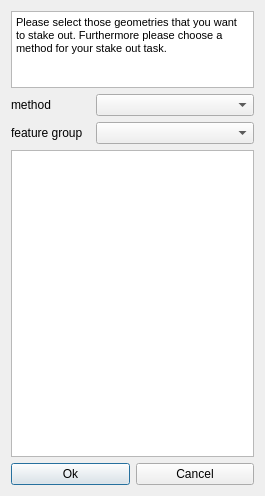
<?xml version="1.0" encoding="UTF-8"?>
<ui version="4.0">
 <class>OiStakeOutManager</class>
 <widget class="QDialog" name="OiStakeOutManager">
  <property name="geometry">
   <rect>
    <x>0</x>
    <y>0</y>
    <width>265</width>
    <height>496</height>
   </rect>
  </property>
  <property name="windowTitle">
   <string>Stake out manager</string>
  </property>
  <layout class="QGridLayout" name="gridLayout">
   <item row="0" column="0">
    <layout class="QVBoxLayout" name="verticalLayout" stretch="1,0,0,4,0">
     <item>
      <widget class="QTextBrowser" name="textBrowser">
       <property name="html">
        <string>&lt;!DOCTYPE HTML PUBLIC &quot;-//W3C//DTD HTML 4.0//EN&quot; &quot;http://www.w3.org/TR/REC-html40/strict.dtd&quot;&gt;
&lt;html&gt;&lt;head&gt;&lt;meta name=&quot;qrichtext&quot; content=&quot;1&quot; /&gt;&lt;style type=&quot;text/css&quot;&gt;
p, li { white-space: pre-wrap; }
&lt;/style&gt;&lt;/head&gt;&lt;body style=&quot; font-family:'MS Shell Dlg 2'; font-size:8.25pt; font-weight:400; font-style:normal;&quot;&gt;
&lt;p style=&quot; margin-top:0px; margin-bottom:0px; margin-left:0px; margin-right:0px; -qt-block-indent:0; text-indent:0px;&quot;&gt;Please select those geometries that you want to stake out. Furthermore please choose a method for your stake out task.&lt;/p&gt;&lt;/body&gt;&lt;/html&gt;</string>
       </property>
      </widget>
     </item>
     <item>
      <layout class="QHBoxLayout" name="horizontalLayout" stretch="1,2">
       <item>
        <widget class="QLabel" name="label_method">
         <property name="text">
          <string>method</string>
         </property>
        </widget>
       </item>
       <item>
        <widget class="QComboBox" name="comboBox_methods"/>
       </item>
      </layout>
     </item>
     <item>
      <layout class="QHBoxLayout" name="horizontalLayout_2" stretch="1,2">
       <item>
        <widget class="QLabel" name="label_2">
         <property name="text">
          <string>feature group</string>
         </property>
        </widget>
       </item>
       <item>
        <widget class="QComboBox" name="comboBox_groups"/>
       </item>
      </layout>
     </item>
     <item>
      <widget class="QListView" name="listView_geometries">
       <property name="selectionMode">
        <enum>QAbstractItemView::ExtendedSelection</enum>
       </property>
      </widget>
     </item>
     <item>
      <layout class="QHBoxLayout" name="horizontalLayout_3">
       <item>
        <widget class="QPushButton" name="pushButton_ok">
         <property name="text">
          <string>Ok</string>
         </property>
        </widget>
       </item>
       <item>
        <widget class="QPushButton" name="pushButton_cancel">
         <property name="text">
          <string>Cancel</string>
         </property>
        </widget>
       </item>
      </layout>
     </item>
    </layout>
   </item>
  </layout>
 </widget>
 <resources/>
 <connections/>
</ui>
